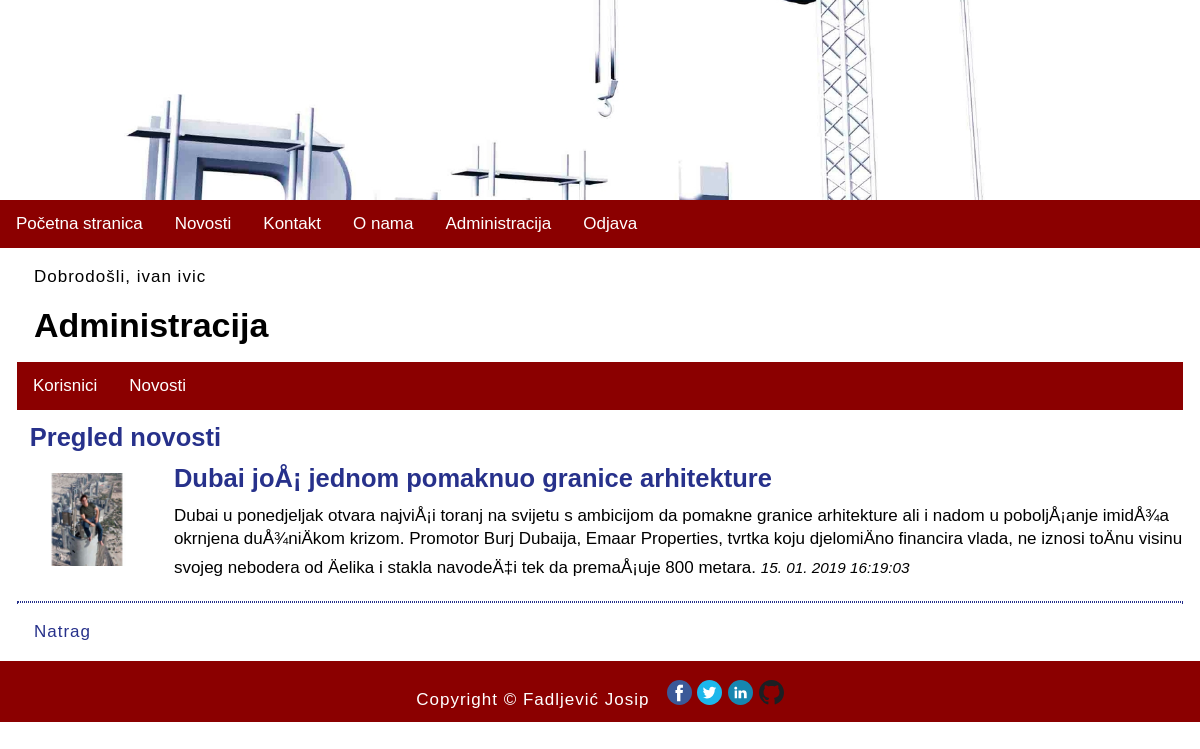
Screenshot of /index.php?menu=7&action=2&id=7 (signed in) with the database file from the repository.
### tables this page shows
CREATE TABLE `news` (
  `id` int(11) NOT NULL,
  `title` varchar(255) NOT NULL,
  `description` text NOT NULL,
  `date` timestamp NOT NULL DEFAULT CURRENT_TIMESTAMP ON UPDATE CURRENT_TIMESTAMP,
  `picture` varchar(255) NOT NULL,
  `archive` enum('Y','N') NOT NULL
);

### functions.php (called while the page is built)
<?php
	function pickerDateToMysql($pickerDate){
		$date = DateTime::createFromFormat('Y-m-d H:i:s', $pickerDate);
		return $date->format('d. m. Y H:i:s');
	}
?>

### admin/news.php (the view, shortened to what this page needs)
<?php
	if (isset($_GET['id']) && $_GET['id'] != '') {
		$query  = "SELECT * FROM news";
		$query .= " WHERE id=".$_GET['id'];
		$query .= " ORDER BY date DESC";
		$result = @mysqli_query($MySQL, $query);
		$row = @mysqli_fetch_array($result);
		print '
		<h2>Pregled novosti</h2>
		<div class="novosti">
			<img src="novosti/' . $row['picture'] . '" alt="' . $row['title'] . '" title="' . $row['title'] . '">
			<h2>' . $row['title'] . '</h2>
			' . $row['description'] . '
			<time datetime="' . $row['date'] . '">' . pickerDateToMysql($row['date']) . '</time>
			<hr>
		</div>
		<p><a href="index.php?menu='.$menu.'&amp;action='.$action.'">Natrag</a></p>';
	}
?>

### style.css (style rules this page uses)
body, html { font-family: 'Oswald', sans-serif; margin: 0; font-size: 17px; }
h1,h2 { margin: 0.5em; font-size: 2em; }
h2 { font-size: 1.5em; color: #27318b; }
main a { color: #27318b; text-decoration: none; }
p { margin: 1em; line-height: 1.4em; letter-spacing: 1px; }
hr { margin: 1em; border: 1px dotted #27318b; clear: both; }
.novosti img { width: 12%; float: left; padding: 0.5em 0; margin: 0 1em 0 0; }
.novosti h2 { margin: 0.5em em; font-size: 1.5em; color: #27318b; }
.novosti hr { margin: 1em 0; border: 1px dotted #27318b; clear: both; }
.novosti time { font-size: 90%; font-style: italic; }
img { width: 100%; }

### rows the page displays
news: picture (picture), title "Dubai joÅ¡ jednom pomaknuo granice arhitekture", description "Dubai u ponedjeljak otvara najviÅ¡i toranj na svijetu s ambicijom da pomakne granice arhitekture ali i nadom u poboljÅ¡anje imidÅ¾a okrnjena duÅ¾niÄkom krizom. Promotor Burj Dubaija, Emaar Properties, tvrtka koju djelomiÄno financira vlada, ne iznosi toÄnu visinu svojeg nebodera od Äelika i stakla navodeÄ‡i tek da premaÅ¡uje 800 metara.", date "15. 01. 2019 16:19:03"

### other values shown
$_SESSION['message'] "Dobrodošli, ivan ivic"
